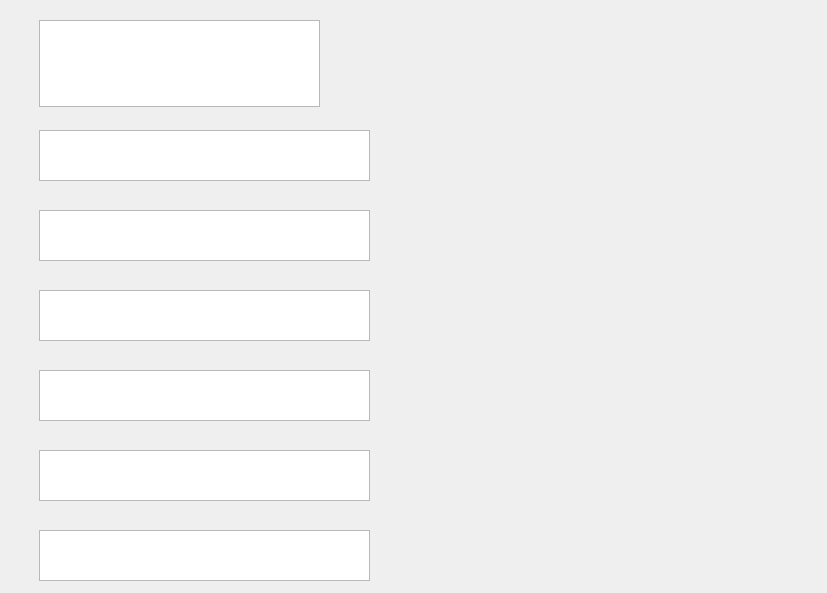
<?xml version="1.0" encoding="UTF-8"?>
<ui version="4.0">
 <class>gameover</class>
 <widget class="QWidget" name="gameover">
  <property name="geometry">
   <rect>
    <x>0</x>
    <y>0</y>
    <width>827</width>
    <height>593</height>
   </rect>
  </property>
  <property name="windowTitle">
   <string>Form</string>
  </property>
  <property name="styleSheet">
   <string notr="true">background-image: url(:/res/pic1.png);</string>
  </property>
  <widget class="QWidget" name="widget" native="true">
   <property name="geometry">
    <rect>
     <x>-1</x>
     <y>0</y>
     <width>831</width>
     <height>591</height>
    </rect>
   </property>
   <widget class="QTextBrowser" name="textBrowser_11">
    <property name="geometry">
     <rect>
      <x>40</x>
      <y>530</y>
      <width>331</width>
      <height>51</height>
     </rect>
    </property>
    <property name="font">
     <font>
      <pointsize>15</pointsize>
     </font>
    </property>
    <property name="styleSheet">
     <string notr="true">background-image: url(:/res/win.png);</string>
    </property>
   </widget>
   <widget class="QTextEdit" name="textEdit">
    <property name="geometry">
     <rect>
      <x>40</x>
      <y>20</y>
      <width>281</width>
      <height>87</height>
     </rect>
    </property>
    <property name="styleSheet">
     <string notr="true">background-image: url(:/res/pic2.png);</string>
    </property>
    <property name="html">
     <string>&lt;!DOCTYPE HTML PUBLIC &quot;-//W3C//DTD HTML 4.0//EN&quot; &quot;http://www.w3.org/TR/REC-html40/strict.dtd&quot;&gt;
&lt;html&gt;&lt;head&gt;&lt;meta name=&quot;qrichtext&quot; content=&quot;1&quot; /&gt;&lt;meta charset=&quot;utf-8&quot; /&gt;&lt;style type=&quot;text/css&quot;&gt;
p, li { white-space: pre-wrap; }
&lt;/style&gt;&lt;/head&gt;&lt;body style=&quot; font-family:'Microsoft YaHei UI'; font-size:9pt; font-weight:400; font-style:normal;&quot;&gt;
&lt;p align=&quot;center&quot; style=&quot; margin-top:0px; margin-bottom:0px; margin-left:0px; margin-right:0px; -qt-block-indent:0; text-indent:0px;&quot;&gt;&lt;span style=&quot; font-size:36pt; font-weight:700; color:#ffffff;&quot;&gt;游戏排名&lt;/span&gt;&lt;/p&gt;&lt;/body&gt;&lt;/html&gt;</string>
    </property>
   </widget>
   <widget class="QTextBrowser" name="textBrowser_3">
    <property name="geometry">
     <rect>
      <x>40</x>
      <y>210</y>
      <width>331</width>
      <height>51</height>
     </rect>
    </property>
    <property name="font">
     <font>
      <pointsize>15</pointsize>
     </font>
    </property>
    <property name="styleSheet">
     <string notr="true">background-image: url(:/res/win.png);</string>
    </property>
   </widget>
   <widget class="QTextBrowser" name="textBrowser">
    <property name="geometry">
     <rect>
      <x>40</x>
      <y>130</y>
      <width>331</width>
      <height>51</height>
     </rect>
    </property>
    <property name="font">
     <font>
      <pointsize>15</pointsize>
     </font>
    </property>
    <property name="styleSheet">
     <string notr="true">background-image: url(:/res/pic4.png);
background-image: url(:/res/win.png);</string>
    </property>
   </widget>
   <widget class="QTextBrowser" name="textBrowser_10">
    <property name="geometry">
     <rect>
      <x>40</x>
      <y>370</y>
      <width>331</width>
      <height>51</height>
     </rect>
    </property>
    <property name="font">
     <font>
      <pointsize>15</pointsize>
     </font>
    </property>
    <property name="styleSheet">
     <string notr="true">background-image: url(:/res/win.png);</string>
    </property>
   </widget>
   <widget class="QTextBrowser" name="textBrowser_5">
    <property name="geometry">
     <rect>
      <x>40</x>
      <y>290</y>
      <width>331</width>
      <height>51</height>
     </rect>
    </property>
    <property name="font">
     <font>
      <pointsize>15</pointsize>
     </font>
    </property>
    <property name="styleSheet">
     <string notr="true">background-image: url(:/res/win.png);</string>
    </property>
   </widget>
   <widget class="QTextBrowser" name="textBrowser_7">
    <property name="geometry">
     <rect>
      <x>40</x>
      <y>450</y>
      <width>331</width>
      <height>51</height>
     </rect>
    </property>
    <property name="font">
     <font>
      <pointsize>15</pointsize>
     </font>
    </property>
    <property name="styleSheet">
     <string notr="true">background-image: url(:/res/win.png);</string>
    </property>
   </widget>
  </widget>
 </widget>
 <resources/>
 <connections/>
</ui>
